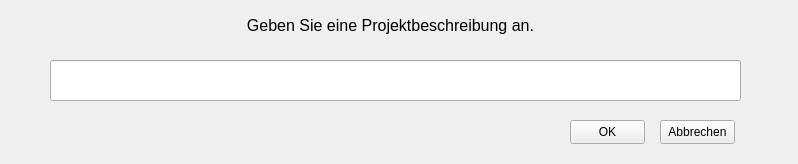
<?xml version="1.0" encoding="UTF-8"?>
<ui version="4.0">
 <class>DialogProjectName</class>
 <widget class="QWidget" name="DialogProjectName">
  <property name="geometry">
   <rect>
    <x>0</x>
    <y>0</y>
    <width>798</width>
    <height>164</height>
   </rect>
  </property>
  <property name="windowTitle">
   <string>Projekt Name ändern</string>
  </property>
  <widget class="QLabel" name="label">
   <property name="geometry">
    <rect>
     <x>10</x>
     <y>10</y>
     <width>761</width>
     <height>31</height>
    </rect>
   </property>
   <property name="font">
    <font>
     <pointsize>12</pointsize>
    </font>
   </property>
   <property name="text">
    <string>Geben Sie eine Projektbeschreibung an.</string>
   </property>
   <property name="alignment">
    <set>Qt::AlignCenter</set>
   </property>
  </widget>
  <widget class="QLineEdit" name="lineEditProjektName">
   <property name="geometry">
    <rect>
     <x>50</x>
     <y>60</y>
     <width>691</width>
     <height>41</height>
    </rect>
   </property>
  </widget>
  <widget class="QPushButton" name="pushButton_OK">
   <property name="geometry">
    <rect>
     <x>570</x>
     <y>120</y>
     <width>75</width>
     <height>24</height>
    </rect>
   </property>
   <property name="text">
    <string>OK</string>
   </property>
  </widget>
  <widget class="QPushButton" name="pushButton_Abbrechen">
   <property name="geometry">
    <rect>
     <x>660</x>
     <y>120</y>
     <width>75</width>
     <height>24</height>
    </rect>
   </property>
   <property name="text">
    <string>Abbrechen</string>
   </property>
  </widget>
 </widget>
 <resources/>
 <connections/>
</ui>
